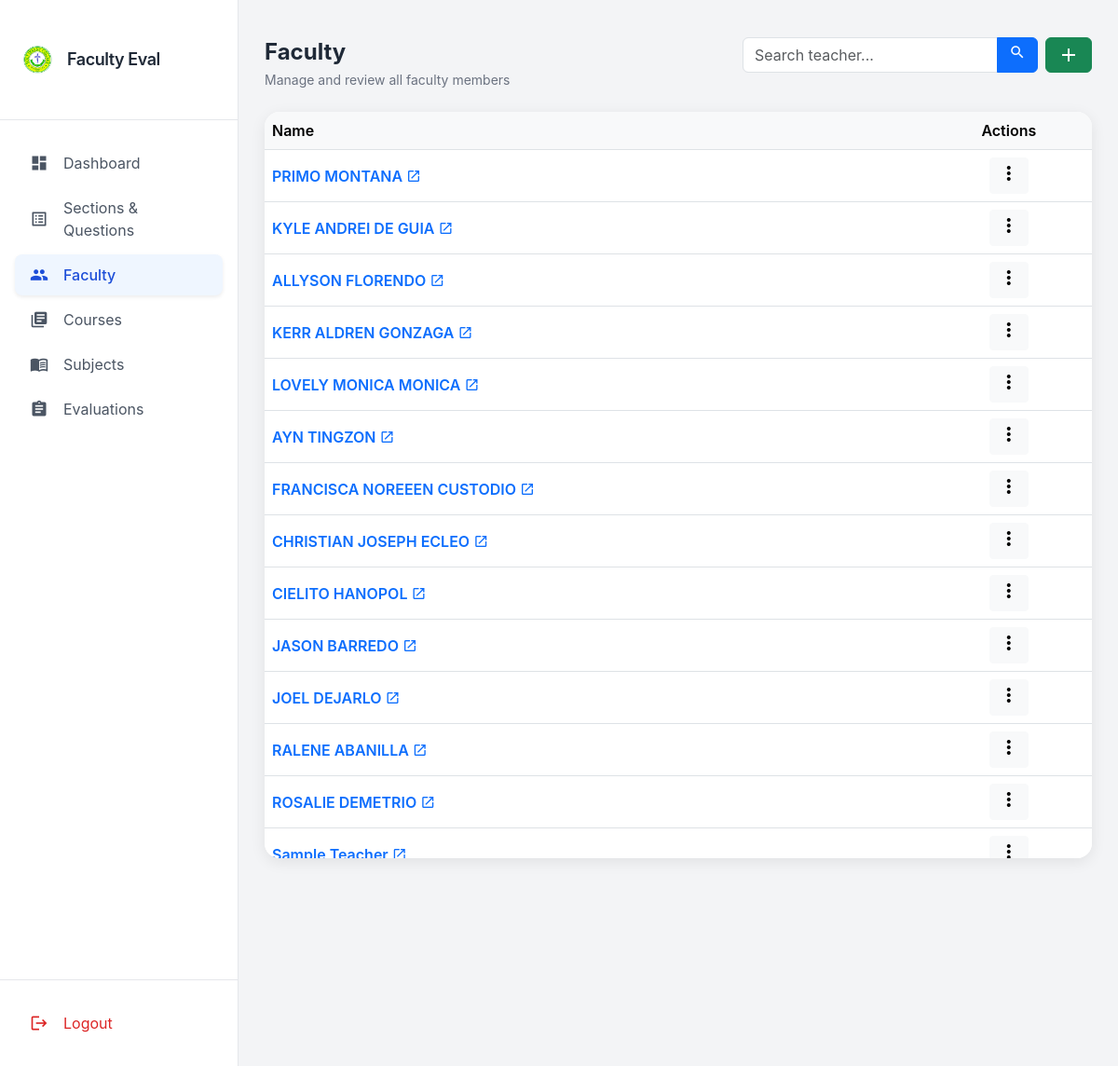
Before: /teachers/ (signed in) with the older database file.
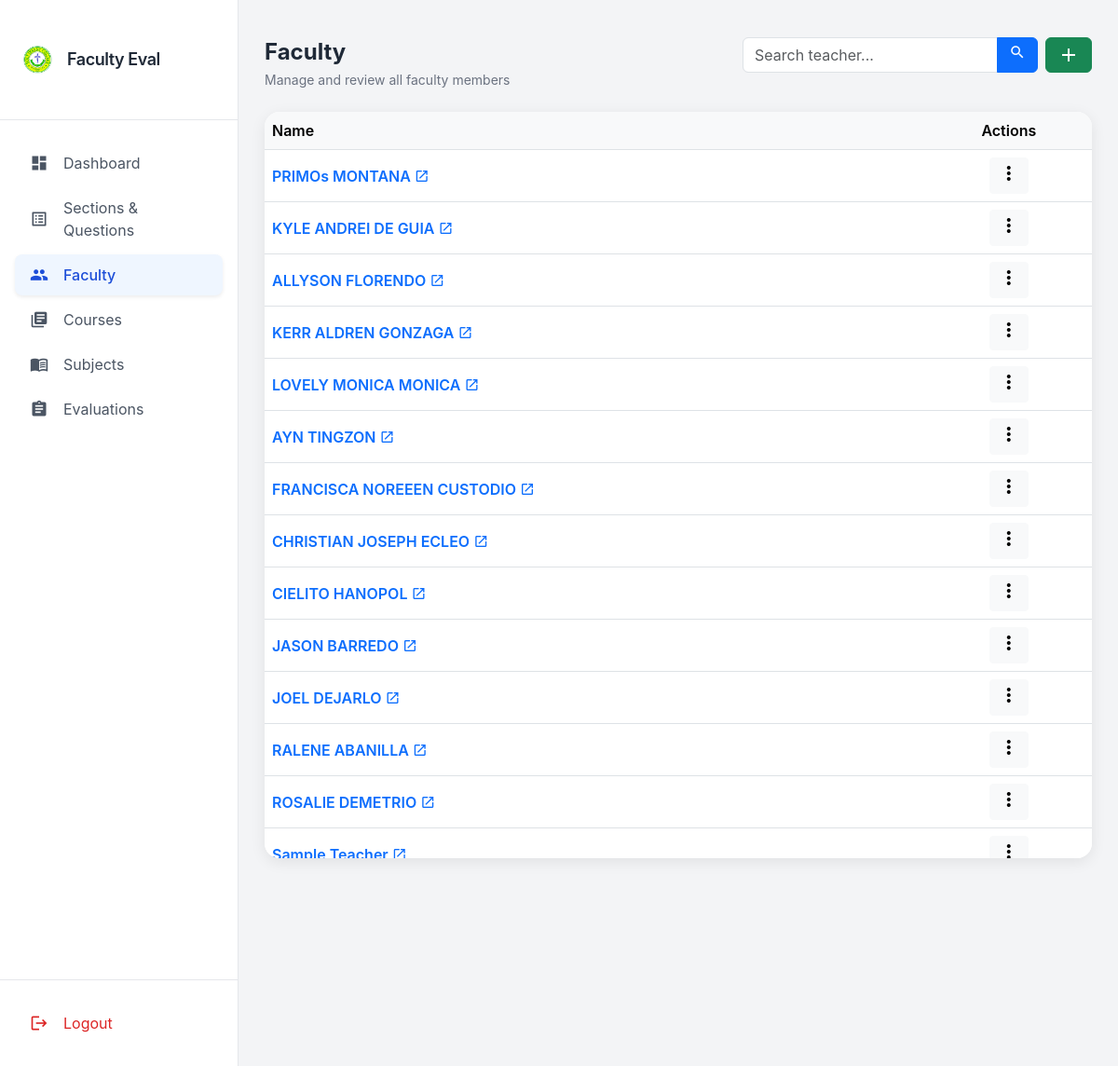
After: the same page with the newer database file.
### evaluation/models.py (models this page shows, shortened)
class Teacher(models.Model):
    first_name = models.CharField(max_length=50, null=True, blank=True)
    last_name = models.CharField(max_length=50, null=True, blank=True)

### evaluation/views.py (the view)
# urls.py: path('teachers/', views.teachers_list, name='teachers_list'),
@login_required(login_url='admin_login')
def teachers_list(request):
    query = request.GET.get('q')
    teachers = Teacher.objects.all()  # no select_related since no FK fields
    if query:
        teachers = teachers.filter(
            first_name__icontains=query
        ) | teachers.filter(
            last_name__icontains=query
        )
    subjects = Subject.objects.all()
    courses = Course.objects.all()
    context = {
        'teachers': teachers,
        'subjects': subjects,
        'courses': courses,
    }
    return render(request, 'admins/teachers.html', context)

### templates/admins/teachers.html (shortened to what this page needs)
{% extends 'admins/base.html' %}
{% block extra_head %}
<link href="https://cdn.jsdelivr.net/npm/bootstrap@5.3.2/dist/css/bootstrap.min.css" rel="stylesheet">
{% endblock %}
{% block content %}
<div class="container-fluid py-4">
    <div class="d-flex flex-column flex-md-row justify-content-between align-items-start gap-3 mb-4">
        <div>
            <h2 class="fw-bold text-2xl mb-1">Faculty</h2>
            <p class="text-sm text-gray-500">Manage and review all faculty members</p>
        </div>
        <div class="d-flex gap-2 align-items-center flex-wrap">
            <form class="flex-grow-1">
                <div class="input-group">
                    <input type="text" id="teacher-search" class="form-control" placeholder="Search teacher...">
                    <button class="btn btn-primary" type="button" id="search-btn">
                        <span class="material-icons" style="font-size:18px;">search</span>
                    </button>
                </div>
            </form>
            <button class="btn btn-success d-flex align-items-center"
                data-bs-toggle="modal" data-bs-target="#addTeacherModal">
                <span class="material-icons">add</span>
            </button>
        </div>
    </div>
<div class="dashboard-card p-0 d-none d-md-block">
    <div id="teachers-table" class="table-responsive rounded-2xl overflow-auto" style="max-height: 70vh;">
        <table class="table table-hover align-middle mb-0 text-nowrap">
            <thead>
                <tr>
                    <th>Name</th>
                    <th class="text-center">Actions</th>
                </tr>
            </thead>
            <tbody>
                {% if teachers %}
                    {% for teacher in teachers %}
                        {% if teacher.id %}
                        <tr>
                            <td>
                                <a href="{% url 'teacher_detail' teacher.id %}"
                                class="d-inline-flex align-items-center gap-1 text-primary fw-semibold text-decoration-none teacher-link">
                                    {{ teacher.first_name }} {{ teacher.last_name }}
                                    <span class="material-icons" style="font-size:16px;">open_in_new</span>
                                </a>
                            </td>
                            <td class="text-center">
                                <div class="dropdown" data-bs-display="static">
                                    <button class="btn btn-sm btn-light" data-bs-toggle="dropdown">
                                        <span class="material-icons">more_vert</span>
                                    </button>
                                </div>
                            </td>
                        </tr>
                        {% endif %}
                    {% endfor %}
                {% endif %}
            </tbody>
        </table>
    </div>
</div>
</div>
{% endblock %}

Changed rows visible on the page:
changed Teacher "MONTANA": first_name "PRIMO" → "PRIMOs"
